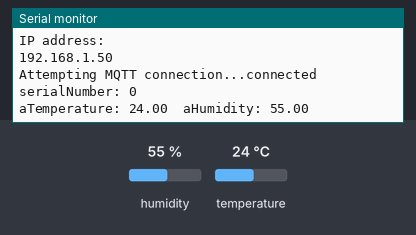
The sketch below on a simulated ESP32. Parts: the last lines printed to the serial monitor. Inputs (shaded band) come from the test bench; at power-on: humidity 55 %, temperature 24 °C. WiFi joins after 1.5 s; servers stay silent unless stated; no MQTT or app messages arrive unless stated.

Above: at 3.2 s.
3.3 s: humidity set to 22 %
10.8 s: temperature set to 12 °C
At 12.5 s:
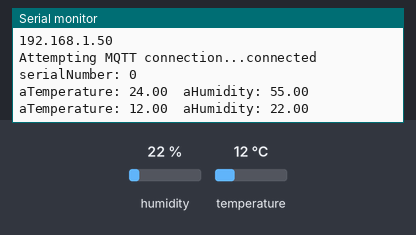
18.3 s: humidity set to 40 %
At 23.6 s:
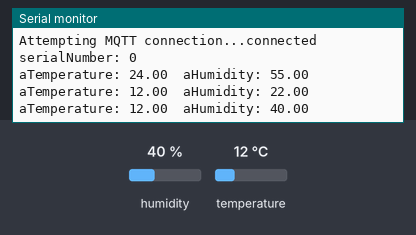

The sketch:

IoT.ino
```cpp
#include <Arduino.h>
#include <SensirionI2cSht4x.h>
#include <Wire.h>
#include <WiFi.h>
#include <PubSubClient.h>
#include <ArduinoJson.h>

// Wi-Fi credentials
const char* ssid = "dlink-0B78";     // Replace with your network SSID
const char* password = "ezghl38678"; // Replace with your network password

// MQTT broker
const char* mqtt_server = "192.168.0.101"; // Replace with your MQTT broker address
const int mqtt_port = 1883; // MQTT port

#define SDA 41
#define SCL 40

#define NO_ERROR 0 // Define NO_ERROR

SensirionI2cSht4x sensor;

static char errorMessage[64];
static int16_t error;

WiFiClient espClient;
PubSubClient client(espClient);

// Unique client ID
const char* clientId = "ESP1"; // Change this for each device

// Function prototypes
void setup_wifi();
void reconnect();
void errorToString(int16_t error, char* buffer, size_t len);

void setup() {
    Serial.begin(115200);
    setup_wifi();

    client.setServer(mqtt_server, mqtt_port);
    reconnect();

    Wire.begin(SDA, SCL);
    sensor.begin(Wire, SHT40_I2C_ADDR_44);

    sensor.softReset();
    delay(10);
    uint32_t serialNumber = 0;
    error = sensor.serialNumber(serialNumber);
    if (error != NO_ERROR) {
        Serial.print("Error trying to execute serialNumber(): ");
        errorToString(error, errorMessage, sizeof errorMessage);
        Serial.println(errorMessage);
        return;
    }
    Serial.print("serialNumber: ");
    Serial.print(serialNumber);
    Serial.println();
}

void loop() {
    if (!client.connected()) {
        reconnect();
    }
    client.loop();

    float aTemperature = 0.0;
    float aHumidity = 0.0;
    delay(20);
    error = sensor.measureMediumPrecision(aTemperature, aHumidity);
    if (error != NO_ERROR) {
        Serial.print("Error trying to execute measureLowestPrecision(): ");
        errorToString(error, errorMessage, sizeof errorMessage);
        Serial.println(errorMessage);
        return;
    }
    Serial.print("aTemperature: ");
    Serial.print(aTemperature);
    Serial.print("\t");
    Serial.print("aHumidity: ");
    Serial.print(aHumidity);
    Serial.println();

    // Create JSON object
    StaticJsonDocument<200> doc;
    doc["device"] = clientId;
    doc["temperature"] = aTemperature;
    doc["humidity"] = aHumidity;

    char jsonBuffer[512];
    serializeJson(doc, jsonBuffer);

    // Publish sensor data to MQTT
    client.publish("sensor/ESP1", jsonBuffer);

    delay(10000); // Delay 10 seconds between measurements
}

void setup_wifi() {
    delay(10);
    Serial.println();
    Serial.print("Connecting to ");
    Serial.println(ssid);

    WiFi.begin(ssid, password);

    while (WiFi.status() != WL_CONNECTED) {
        delay(1000);
        Serial.print(".");
    }

    Serial.println();
    Serial.println("WiFi connected.");
    Serial.println("IP address: ");
    Serial.println(WiFi.localIP());
}

void reconnect() {
    while (!client.connected()) {
        Serial.print("Attempting MQTT connection...");
        if (client.connect(clientId)) { // Use unique client ID
            Serial.println("connected");
            client.publish("test/topic", "Hello from ESP32");
            client.subscribe("test/topic");
        } else {
            Serial.print("failed, rc=");
            Serial.print(client.state());
            Serial.println(" try again in 5 seconds");
            delay(5000);
        }
    }
}

void errorToString(int16_t error, char* buffer, size_t len) {
    if (error == NO_ERROR) {
        strncpy(buffer, "No error", len);
    } else {
        snprintf(buffer, len, "Error code: %d", error);
    }
}
```

Measured:
- after the input at 10.8 s, the serial monitor: prints a new line after 1.3 s (image 1)
- after the input at 18.3 s, the serial monitor: prints a new line after 3.9 s (image 2)
